Frame 1 (no input): blank canvas, image omitted
Frame 60 (no input): blank canvas, image omitted
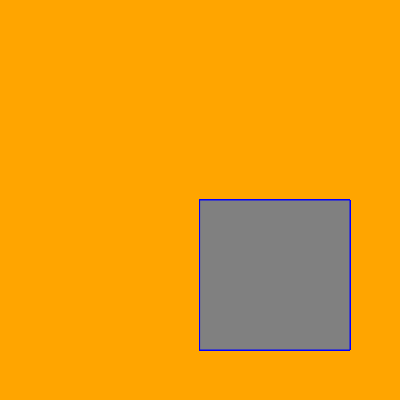
Frame 120 (the mouse pressed at the canvas centre since frame 60)

The p5.js sketch whose frames 1 and 60 were blank and that drew this single picture after the mouse press (run headless with seeded random() and noise() and a simulated clock; from frame 60 on, the mouse is pressed at the canvas centre):

// p5.js sketch
// ── sketch.js
function setup() {
  createCanvas(400, 400);
  background("orange");
}

function draw() {
  
  
  stroke("blue")
  fill("grey")
  
  //console.log(mouseIsPressed);
  
  if (mouseIsPressed) {
  rect (mouseX, mouseY, 150, 150)
 } 
}
